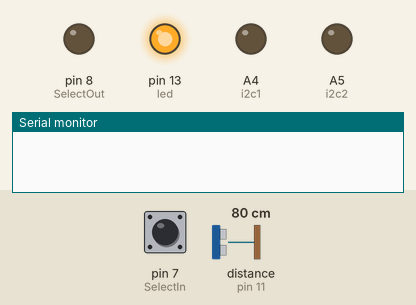
This sketch was run on a simulated Arduino Uno, built with avr-gcc and run on an emulated ATmega328P. Parts: output pins drawn as LEDs (lit = HIGH), the last lines printed to the serial monitor. The inputs (shaded band) are chosen by the test bench; at power-on: pin 7 (SelectIn) LOW, distance to the obstacle (sensor on pin 11) 80 cm. The echo pulse lasts 58.3 µs per cm.

Above: at 0.5 s.
At 1.5 s:
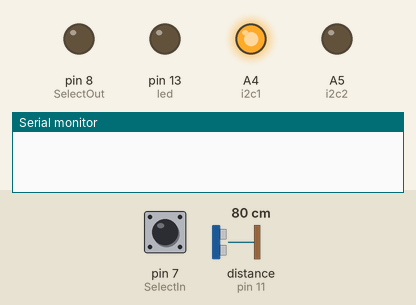
At 2.5 s:
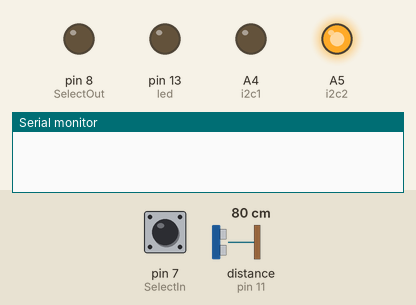
At 3.5 s:
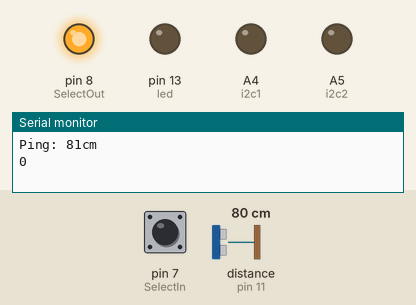
Timing chart, 0 to 5.2 s (numbered marks = the images above):
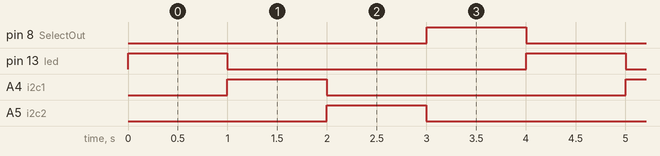

The sketch:

sonar_Interface_connections_check_ino.ino
```cpp
/*
  Sonar module interface check
 */
#include <NewPing.h>

#define TRIGGER_PIN  12  // Arduino pin tied to trigger pin on the ultrasonic sensor.
#define ECHO_PIN     11  // Arduino pin tied to echo pin on the ultrasonic sensor.
#define MAX_DISTANCE 200 // Maximum distance we want to ping for (in centimeters). Maximum sensor distance is rated at 400-500cm.

NewPing sonar(TRIGGER_PIN, ECHO_PIN, MAX_DISTANCE);

int led = 13;
int i2c1 = A4;
int i2c2 = A5;
int SelectIn = 7;
int SelectOut = 8;

// the setup routine runs once when you press reset:
void setup() {
  pinMode(led, OUTPUT);
  pinMode(i2c1, OUTPUT);
  pinMode(i2c2, OUTPUT);
  pinMode(SelectOut, OUTPUT);
  pinMode(SelectIn, INPUT);
  Serial.begin(9600);
}


void loop() {
  digitalWrite(led, HIGH);   // turn the LED on
  delay(1000);               // wait for a second
  digitalWrite(led, LOW);    // turn the LED off
  digitalWrite(i2c1, HIGH);   // turn the i2c1 on
  delay(1000);               // wait for a second
  digitalWrite(i2c1, LOW);    // turn the i2c1 off
  digitalWrite(i2c2, HIGH);   // turn the i2c2 on
  delay(1000);               // wait for a second
  digitalWrite(i2c2, LOW);    // turn the i2c2 off

  unsigned int uS = sonar.ping(); // Send ping, get ping time in microseconds (uS).
  Serial.print("Ping: ");
  Serial.print(uS / US_ROUNDTRIP_CM); // Convert ping time to distance in cm and print result (0 = outside set distance range)
  Serial.println("cm");

  Serial.print(digitalRead(SelectIn)); // get sensor reading and print
  Serial.println();

  digitalWrite(SelectOut, HIGH);   // turn the select out on
  delay(1000);               // wait for a second
  digitalWrite(SelectOut, LOW);    // turn the select out off

}
```

Measured:
- by itself, pin 8 (SelectOut), pin 13 (led), A4 (i2c1), A5 (i2c2): alternates HIGH for 1.0 s and LOW for 3.0 s
- by itself, everything shown: repeats every 4.0 s, in 5 steps
